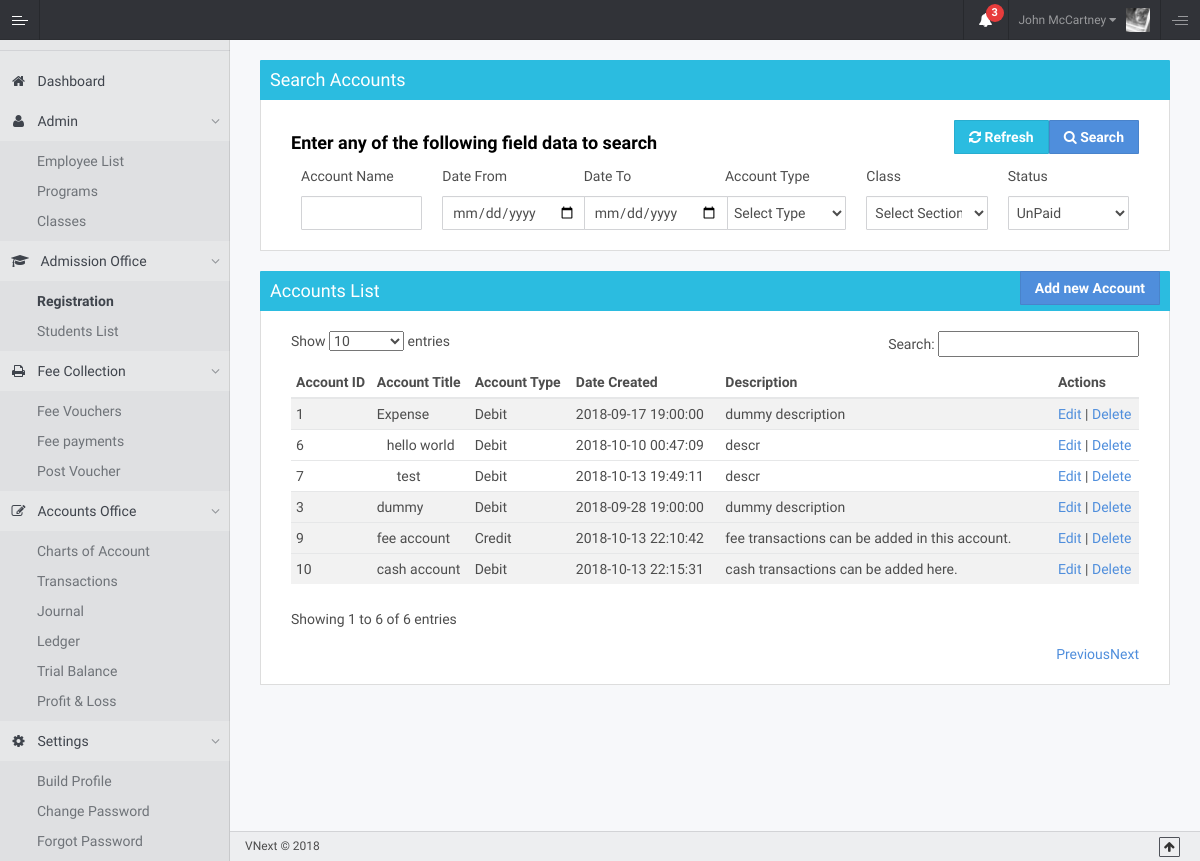
/ilm/index.php/accounts, run on the app's committed database.
### tables this page shows
CREATE TABLE `accounts` (
  `id` int(11) NOT NULL,
  `account_name` varchar(50) NOT NULL,
  `account_type` int(11) NOT NULL DEFAULT '1',
  `description` text NOT NULL,
  `parent_id` int(11) NOT NULL DEFAULT '0',
  `created_at` timestamp NOT NULL DEFAULT CURRENT_TIMESTAMP,
  `created_by` int(11) NOT NULL,
  `modified_at` timestamp NOT NULL DEFAULT CURRENT_TIMESTAMP,
  `modified_by` int(11) NOT NULL,
  `is_active` int(11) NOT NULL
);

### ilm/application/controllers/Accounts.php (called while the page is built, shortened)
<?php
class Accounts extends CI_Controller
{
    public function index()
    {
        $data = array(
            'title' => 'ILM | Accounts',
            'view' => 'accounts/accountsList',
            'accounts' => getChildren(buildTree($this->Accounts_model->getAccountsList(), 'parent_id', 'id')),
        );
    }
}

### ilm/index.php (called while the page is built, shortened)
<?php
require_once BASEPATH.'core/CodeIgniter.php';

### ilm/application/models/Accounts_model.php (called while the page is built, shortened)
<?php
class Accounts_model extends CI_Model
{
    public function getAccountsList()
    {
        $q = $this->db->get('accounts');
        return $q->result_array();
    }
}

### ilm/application/helpers/custom_helper.php (the view, shortened to what this page needs)
<?php if ( ! defined('BASEPATH')) exit('No direct script access allowed');
if ( ! function_exists('getChildren')) {
    function getChildren($tree_structure, $level = 0) {
        $html = "";
        $pad = $level * 10;
        $pad .= 'px';
        if (is_array($tree_structure) && count($tree_structure)) {
            foreach ($tree_structure as $key => $leaf) {
                $active = "";
                if($leaf['parent_id'] == 0){
                    $active = "style='background-color:#f2f2f2;'";
                }
                $html .= "<tr ".$active." id='".$leaf['id']."'>\n";
                $account_type = ($leaf['account_type'] ==  1)?"Debit":"Credit";
                $html .= "
<td >".$leaf['id']."</td>
<td ><span style='padding-left: $pad;'>".$leaf['account_name']."</span></td>
<td >".$account_type."</td>
<td >".$leaf['created_at']."</td>
<td >".$leaf['description']."</td>
<td > <a href=\"".base_url()."accounts/update_account/".$leaf['id']."\">Edit </a>| <a href=\"javascript:deleteAccount('".$leaf['id']."')\">Delete</a></td>
</tr>\n";
                if (isset($leaf["descendants"])) {
                    $level++;
                    $html .= getChildren($leaf["descendants"],  $level);
                }
            }
        }
        return $html;
    }
}

### data on the page
accounts: id "1", account_name "Expense", account_type "Debit", created_at "2018-09-17 19:00:00", description "dummy description"
accounts: id "6", account_name "hello world", account_type "Debit", created_at "2018-10-10 00:47:09", description "descr"
accounts: id "7", account_name "test", account_type "Debit", created_at "2018-10-13 19:49:11", description "descr"
accounts: id "3", account_name "dummy", account_type "Debit", created_at "2018-09-28 19:00:00", description "dummy description"
accounts: id "9", account_name "fee account", account_type "Credit", created_at "2018-10-13 22:10:42", description "fee transactions can be added in this account."
accounts: id "10", account_name "cash account", account_type "Debit", created_at "2018-10-13 22:15:31", description "cash transactions can be added here."
